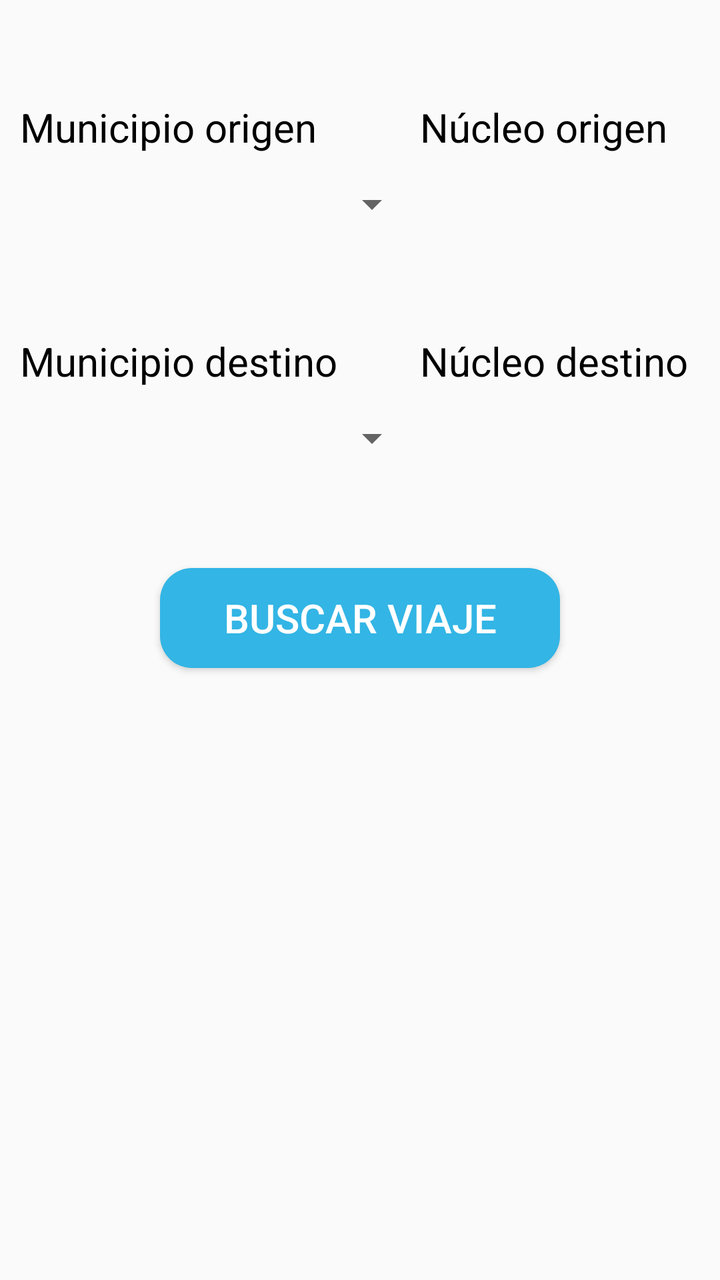
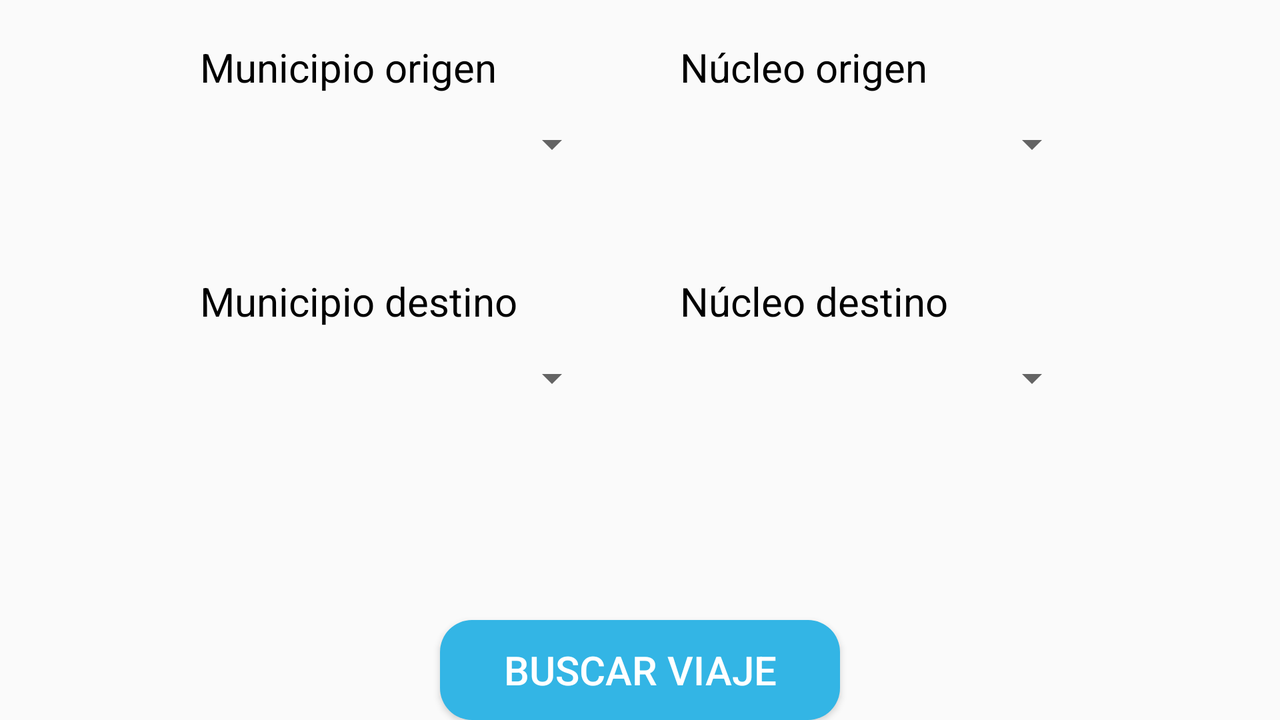

One screen, two layout resources from the same app: the default and the author's alternative for another configuration. Each is rendered where Android would select it; the XML of both is given below.
<!-- AndroidManifest.xml: application theme AppTheme.NoActionBar -->
<!-- res/layout/fragment_trip.xml -->
<?xml version="1.0" encoding="utf-8"?>
<androidx.core.widget.NestedScrollView xmlns:android="http://schemas.android.com/apk/res/android"
    xmlns:app="http://schemas.android.com/apk/res-auto"
    xmlns:tools="http://schemas.android.com/tools"
    android:layout_width="match_parent"
    android:layout_height="match_parent"
    android:paddingTop="30dp">

    <LinearLayout
        android:layout_width="match_parent"
        android:layout_height="match_parent"
        android:orientation="vertical"
        tools:context=".activities.MainActivity">

        <LinearLayout
            android:layout_width="match_parent"
            android:layout_height="wrap_content"
            android:orientation="horizontal">

            <LinearLayout
                android:layout_width="wrap_content"
                android:layout_height="wrap_content"
                android:orientation="vertical"
                android:layout_marginLeft="10dp">

                <TextView
                    android:layout_width="wrap_content"
                    android:layout_height="wrap_content"
                    android:layout_marginTop="20dp"
                    android:text="@string/origin_city"
                    android:textColor="@android:color/black"
                    android:textSize="20sp" />

                <Spinner
                    android:id="@+id/spinner_origin_city"
                    android:layout_width="200dp"
                    android:layout_height="50dp"
                    android:layout_marginBottom="20dp"/>

                <TextView
                    android:layout_width="wrap_content"
                    android:layout_height="wrap_content"
                    android:layout_marginTop="20dp"
                    android:text="@string/destiny_city"
                    android:textColor="@android:color/black"
                    android:textSize="20sp" />

                <Spinner
                    android:id="@+id/spinner_destiny_city"
                    android:layout_width="200dp"
                    android:layout_height="50dp"
                    android:layout_marginBottom="20dp"/>
            </LinearLayout>

            <LinearLayout
                android:layout_width="wrap_content"
                android:layout_height="wrap_content"
                android:orientation="vertical">

                <TextView
                    android:layout_width="wrap_content"
                    android:layout_height="wrap_content"
                    android:layout_marginTop="20dp"
                    android:text="@string/origin_centre"
                    android:textColor="@android:color/black"
                    android:textSize="20sp" />

                <Spinner
                    android:id="@+id/spinner_origin_centre"
                    android:layout_width="200dp"
                    android:layout_height="50dp"
                    android:layout_marginBottom="20dp"/>

                <TextView
                    android:layout_width="wrap_content"
                    android:layout_height="wrap_content"
                    android:layout_marginTop="20dp"
                    android:text="@string/destiny_centre"
                    android:textColor="@android:color/black"
                    android:textSize="20sp" />

                <Spinner
                    android:id="@+id/spinner_destiny_centre"
                    android:layout_width="200dp"
                    android:layout_height="50dp"
                    android:layout_marginBottom="20dp"/>
            </LinearLayout>
        </LinearLayout>

        <Button
            android:id="@+id/btn_search_trip"
            android:layout_width="200dp"
            android:layout_height="50dp"
            android:layout_marginLeft="80dp"
            android:layout_marginTop="20dp"
            android:background="@drawable/rounded_button"
            android:text="@string/btn_search_trip"
            android:textColor="@android:color/white"
            android:textSize="20sp"
            android:layout_marginBottom="20dp"/>

        
    </LinearLayout>
</androidx.core.widget.NestedScrollView>
<!-- resources referenced by this layout -->
<resources>
  <!-- drawable rounded_button (drawable) -->
  <?xml version="1.0" encoding="utf-8"?>
  <shape xmlns:android="http://schemas.android.com/apk/res/android">
      <corners android:radius="16dp"/>
      <solid android:color="@android:color/holo_blue_light"/>
  </shape>
  <string name="btn_search_trip">Buscar viaje</string>
  <string name="destiny_centre">Núcleo destino</string>
  <string name="destiny_city">Municipio destino</string>
  <string name="origin_centre">Núcleo origen</string>
  <string name="origin_city">Municipio origen</string>
  <style name="AppTheme.NoActionBar">
          <item name="windowActionBar">false</item>
          <item name="windowNoTitle">true</item>
      </style>
</resources>
<!-- res/layout-land/fragment_trip.xml (the author's variant of the layout above) -->
<!-- drawn on the phone turned sideways -->
<?xml version="1.0" encoding="utf-8"?>
<RelativeLayout xmlns:android="http://schemas.android.com/apk/res/android"
    xmlns:app="http://schemas.android.com/apk/res-auto"
    xmlns:tools="http://schemas.android.com/tools"
    android:layout_width="match_parent"
    android:layout_height="match_parent"
    tools:context=".activities.MainActivity">

    <LinearLayout
        android:layout_width="wrap_content"
        android:layout_height="wrap_content"
        android:layout_alignParentLeft="true"
        android:layout_marginLeft="100dp"
        android:orientation="vertical">

        <TextView
            android:layout_width="wrap_content"
            android:layout_height="wrap_content"
            android:layout_marginTop="20dp"
            android:text="@string/origin_city"
            android:textColor="@android:color/black"
            android:textSize="20sp" />

        <Spinner
            android:id="@+id/spinner_origin_city"
            android:layout_width="200dp"
            android:layout_height="50dp"
            android:layout_marginBottom="20dp" />

        <TextView
            android:layout_width="wrap_content"
            android:layout_height="wrap_content"
            android:layout_marginTop="20dp"
            android:text="@string/destiny_city"
            android:textColor="@android:color/black"
            android:textSize="20sp"/>

        <Spinner
            android:id="@+id/spinner_destiny_city"
            android:layout_width="200dp"
            android:layout_height="50dp"
            android:layout_marginBottom="20dp" />
    </LinearLayout>

    <LinearLayout
        android:layout_width="wrap_content"
        android:layout_height="wrap_content"
        android:layout_alignParentRight="true"
        android:layout_marginRight="100dp"
        android:orientation="vertical">

        <TextView
            android:layout_width="wrap_content"
            android:layout_height="wrap_content"
            android:layout_marginTop="20dp"
            android:text="@string/origin_centre"
            android:textColor="@android:color/black"
            android:textSize="20sp" />

        <Spinner
            android:id="@+id/spinner_origin_centre"
            android:layout_width="200dp"
            android:layout_height="50dp"
            android:layout_marginBottom="20dp" />

        <TextView
            android:layout_width="wrap_content"
            android:layout_height="wrap_content"
            android:layout_marginTop="20dp"
            android:text="@string/destiny_centre"
            android:textColor="@android:color/black"
            android:textSize="20sp" />

        <Spinner
            android:id="@+id/spinner_destiny_centre"
            android:layout_width="200dp"
            android:layout_height="50dp"
            android:layout_marginBottom="20dp" />
    </LinearLayout>

    <Button
        android:id="@+id/btn_search_trip"
        android:layout_width="200dp"
        android:layout_height="50dp"
        android:layout_alignParentBottom="true"
        android:layout_centerHorizontal="true"
        android:background="@drawable/rounded_button"
        android:text="@string/btn_search_trip"
        android:textColor="@android:color/white"
        android:textSize="20sp"/>

    
</RelativeLayout>
